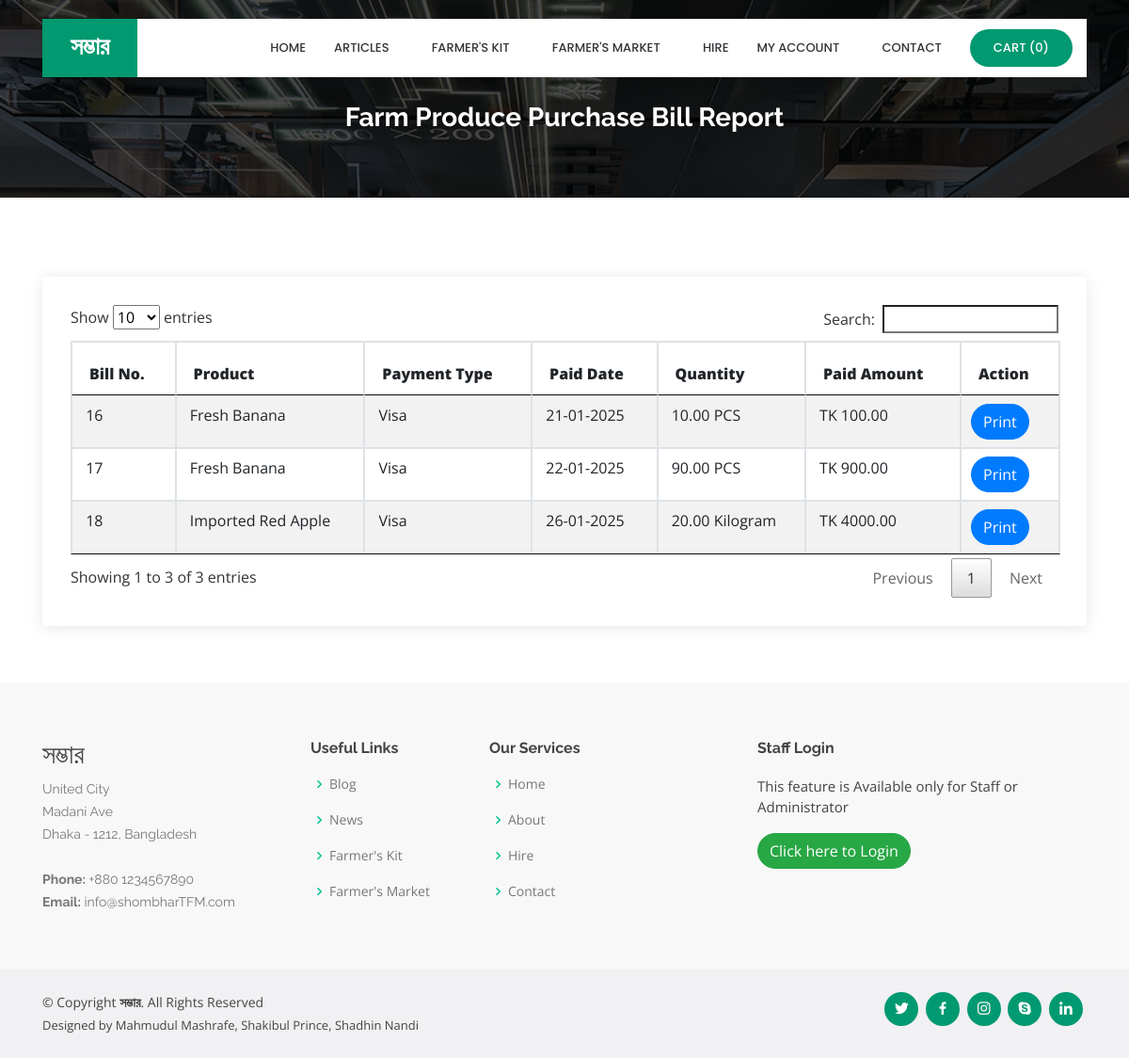
The page /viewpurchasereport.php on the database its author committed.
### tables this page shows
CREATE TABLE `purchase_order_bill` (
  `purchase_order_bill_id` int(10) NOT NULL,
  `purchase_order_id` int(10) NOT NULL,
  `payment_type` varchar(20) NOT NULL,
  `payment_description` text NOT NULL,
  `paid_date` date NOT NULL,
  `paid_amt` float(10,2) NOT NULL,
  `status` varchar(10) NOT NULL
);

CREATE TABLE `product` (
  `product_id` int(10) NOT NULL,
  `seller_id` int(10) NOT NULL,
  `category_id` int(10) NOT NULL,
  `produce_id` int(10) NOT NULL,
  `variety_id` int(10) NOT NULL,
  `title` varchar(100) NOT NULL,
  `img_1` varchar(100) NOT NULL,
  `img_2` varchar(100) NOT NULL,
  `img_3` varchar(100) NOT NULL,
  `img_4` varchar(100) NOT NULL,
  `img_5` varchar(100) NOT NULL,
  `quantity` float(10,2) NOT NULL,
  `quantity_type` varchar(25) NOT NULL,
  `description` text NOT NULL,
  `uploaded_date` date NOT NULL,
  `status` varchar(10) NOT NULL
);

CREATE TABLE `purchase_order` (
  `purchase_order_id` int(10) NOT NULL,
  `product_id` int(10) NOT NULL,
  `purchase_request_id` int(10) NOT NULL,
  `customer_id` int(10) NOT NULL,
  `seller_id` int(10) NOT NULL,
  `purchase_order_date` date NOT NULL,
  `purchase_order_time` time NOT NULL,
  `purchase_amt` float(10,2) NOT NULL,
  `quantity` float(10,2) NOT NULL,
  `status` varchar(10) NOT NULL
);

### config.php (called while the page is built)
<?php
$config = [
    'DB_HOST' => 'localhost',
    'DB_USER' => 'root',
    'DB_PASS' => '',
    'DB_NAME' => 'ShombharTFM',
    'MAILER_SERVER' => 'ded723.hostwindsdns.com',
    'MAILER_LOGINID' => 'agri@projectmailer.xyz',
    'MAILER_PASSWORD' => 'S9JPDXdAtBdJ',
    'MAILER_PORT' => '465',
    'PROJECT_TITLE' => 'সম্ভার',
    'PROJECT_TAGLINE' => 'The Farmers Market',
    'CURRENCY_SYMBOL' => 'TK ',
    'ADDRESS' => ['United City','Madani Ave','Dhaka - 1212, Bangladesh'],
    'PHONE' => ['+880 1234567890'],
    'EMAIL' => ['info@shombharTFM.com'],
    'WEB_ADDRESS' => 'www.shombharTFM.com',
    'LOCATION_MAP' => 'https://www.google.com/maps?sca_esv=9c078ea0fc489383&output=search&q=united+international+university&source=lnms&fbs=AEQNm0Aa4sjWe7Rqy32pFwRj0UkWd8nbOJfsBGGB5IQQO6L3J3ppPdoHI1O-XvbXbpNjYYxy9nF8_reHIdIO9ZF-Un9cpUFekYhu5DuGS0xE-YUL2sdzADIc5alE3sn7JF1mtfh36nAAuKSr99vnR9bVoySEDK3GF1cP0RxD2clMdseMANVhbxE&entry=mc&ved=1t:200715&ictx=111',
    'ENQUIRY_MAIL' => 'info@shombharTFM.com',
    'NO_REPLY_MAIL' => 'info@shombharTFM.com',
    'SOCIAL_TWITTER' => '#',
    'SOCIAL_FACEBOOK' => '#',
    'SOCIAL_INSTAGRAM' => '#',
    'SOCIAL_SKYPE' => '#',
    'SOCIAL_LINKEDIN' => '#',
    'SOCIAL_YOUTUBE' => '#',
    'DEVELOPERS' => ['Mahmudul Mashrafe','Shakibul Prince','Shadhin Nandi'],
];
?>

### viewpurchasereport.php (the view, shortened to what this page needs)
<?php
include("header.php");
?>
  <main id="main">
    <section id="cta" class="cta">
      <div class="container">
        <div class="text-center" data-aos="zoom-in">
		<br><br>
          <h3>Farm Produce Purchase Bill Report</h3>
        </div>
      </div>
    </section>
    <section id="contact" class="contact">
      <div class="container">
        <div class="row">
          <div class="col-lg-12" data-aos="fade-up" data-aos-delay="100">
            <div class="info mt-4 ">
<?php
$sqlbill = "SELECT * FROM purchase_order_bill INNER JOIN purchase_order ON purchase_order.purchase_order_id = purchase_order_bill.purchase_order_id ";
$qsqlbill = mysqli_query($con,$sqlbill);
							if(mysqli_num_rows($qsqlbill)  == 0)
									{
										echo "<center>There is no Purchase Records to display!!</center>";
									}
									else
									{
										?>
	<table ID="datatable" class="table table-striped table-bordered"  style="width:100%">
		<THEAD>
	  <tr>
		  <th height="35"><strong>Bill No.</strong></th>
	  <th><strong>Product</strong></th>
	  <th><strong>Payment Type</strong></th>
	  <th><strong>Paid Date</strong></th>
	  <th><strong>Quantity</strong></th>
	  <th><strong>Paid Amount</strong></th>
	  <th><strong>Action</strong></th>
	  </tr>
		</THEAD>
		<TBODY>
	  <?php
	  	while($rsbill = mysqli_fetch_array($qsqlbill))
	  	{
			$sqlproduct = "SELECT * FROM product WHERE product_id='$rsbill[8]'";
			$qsqlproduct = mysqli_query($con,$sqlproduct);
			$rsproduct = mysqli_fetch_array($qsqlproduct);
			echo "
			<tr>
			  <td>&nbsp;$rsbill[0]</td>
			  <td>&nbsp;$rsproduct[title]</td>
			  <td>&nbsp;$rsbill[payment_type]</td>
			  <td>&nbsp;" . date("d-m-Y",strtotime($rsbill['paid_date'])) ."</td>
			  <td>&nbsp;$rsbill[15] $rsproduct[quantity_type]</td>
			  <td>&nbsp;" . $config['CURRENCY_SYMBOL'] . " " . $rsbill['paid_amt'] . "</td>
			  <td><a href='salesprintbill.php?purchase_order_bill_id=$rsbill[0]' class='btn btn-primary' target='_blank'>Print</a></td>
			</tr>";
		}
	  ?>
		</TBODY>
	</table>
<?php
}
?>
            </div>
		  </div>
        </div>
      </div>
    </section>
  </main>
<?php
include("footer.php");
?>

### assets/css/style.css (style rules this page uses)
body { font-family: "Open Sans", sans-serif; color: #444444; }
a { color: #009970; }
h1, h2, h3, h4, h5, h6 { font-family: "Raleway", sans-serif; }
section { padding: 60px 0; overflow: hidden; }
.cta { background: linear-gradient(rgba(2, 2, 2, 0.7), rgba(0, 0, 0, 0.7)), url("../img/cta-bg.jpg") fixed center center; background-size: cover; padding: 60px 0; }
.cta h3 { color: #fff; font-size: 28px; font-weight: 700; }
.contact .info { padding: 30px; width: 100%; background: #fff; box-shadow: 0px 2px 15px rgba(0, 0, 0, 0.1); }
button, .btn { border-radius: 20px; transition: all 0.3s ease-in-out; }

### rows shown on the page
purchase_order_bill: purchase_order_bill_id "16", product.title "Fresh Banana", payment_type "Visa", paid_date "21-01-2025", purchase_order.quantity "10.00", product.quantity_type "PCS", paid_amt "100.00"
purchase_order_bill: purchase_order_bill_id "17", product.title "Fresh Banana", payment_type "Visa", paid_date "22-01-2025", purchase_order.quantity "90.00", product.quantity_type "PCS", paid_amt "900.00"
purchase_order_bill: purchase_order_bill_id "18", product.title "Imported Red Apple", payment_type "Visa", paid_date "26-01-2025", purchase_order.quantity "20.00", product.quantity_type "Kilogram", paid_amt "4000.00"

### other values the page prints
$config['PROJECT_TITLE'] "সম্ভার"
mysqli_num_rows($qsqlproduct_purchase_record) "0"
$address "United City"
$address "Madani Ave"
$address "Dhaka - 1212, Bangladesh"
$config['PHONE'][0] "+880 1234567890"
$config['EMAIL'][0] "info@shombharTFM.com"
substr($developersanddesigners, 0, -2) "Mahmudul Mashrafe, Shakibul Prince, Shadhin Nandi"
